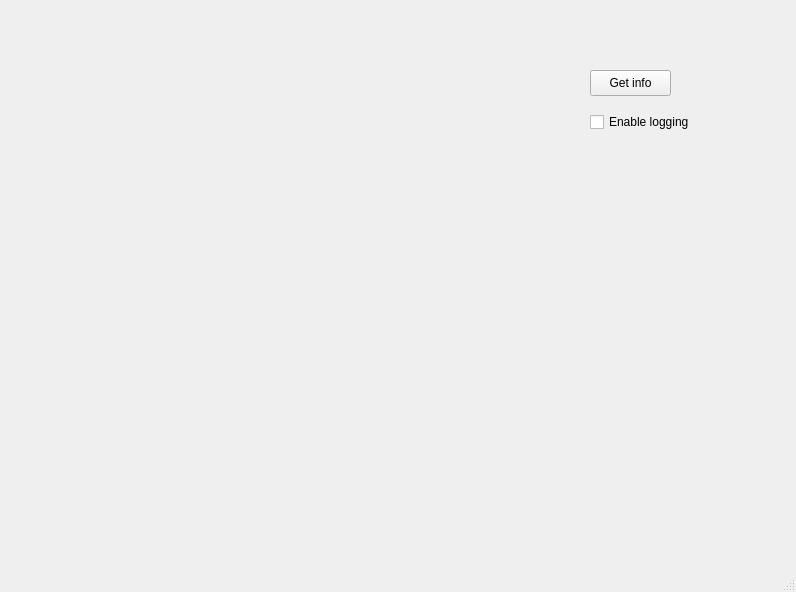
<?xml version="1.0" encoding="UTF-8"?>
<ui version="4.0">
 <class>MainWindow</class>
 <widget class="QMainWindow" name="MainWindow">
  <property name="geometry">
   <rect>
    <x>0</x>
    <y>0</y>
    <width>796</width>
    <height>592</height>
   </rect>
  </property>
  <property name="windowTitle">
   <string>MainWindow</string>
  </property>
  <widget class="QWidget" name="centralwidget">
   <widget class="QCheckBox" name="checkBox">
    <property name="geometry">
     <rect>
      <x>590</x>
      <y>110</y>
      <width>111</width>
      <height>24</height>
     </rect>
    </property>
    <property name="text">
     <string>Enable logging</string>
    </property>
   </widget>
   <widget class="QPushButton" name="pushButton">
    <property name="geometry">
     <rect>
      <x>590</x>
      <y>70</y>
      <width>81</width>
      <height>26</height>
     </rect>
    </property>
    <property name="text">
     <string>Get info</string>
    </property>
   </widget>
  </widget>
  <widget class="QMenuBar" name="menubar">
   <property name="geometry">
    <rect>
     <x>0</x>
     <y>0</y>
     <width>796</width>
     <height>33</height>
    </rect>
   </property>
  </widget>
  <widget class="QStatusBar" name="statusbar"/>
 </widget>
 <resources/>
 <connections/>
</ui>
